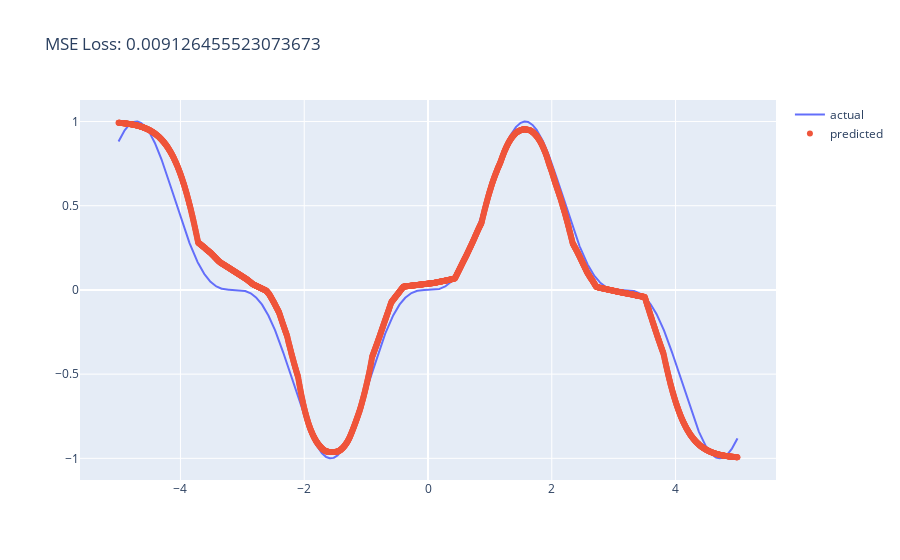

Write notebook code for a chart like this one.
### Code cell
sin_agent.validate(x[np.newaxis].T, y[np.newaxis].T)

### Figure 1 — Plotly figure (JSON) as saved in the notebook; plotly's stock layout.template omitted (floating-point values rounded to 4 significant figures; data arrays with more than 128 entries replaced by an {"elided": "..."} marker saying what was removed)
{"data": [{"mode": "lines", "name": "actual", "type": "scatter", "x": {"elided": "2000 float values"}, "y": {"elided": "2000 float values"}}, {"mode": "markers", "name": "predicted", "type": "scatter", "x": {"elided": "2000 float values"}, "y": {"elided": "2000 float values"}}], "layout": {"title": {"text": "MSE Loss: 0.009126455523073673"}}}
